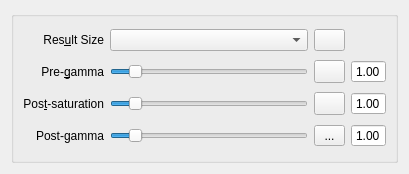
     <widget class="QWidget" name="page">
      <property name="geometry">
       <rect>
        <x>0</x>
        <y>0</y>
        <width>409</width>
        <height>174</height>
       </rect>
      </property>
      <attribute name="label">
       <string>Processing</string>
      </attribute>
      <layout class="QGridLayout" name="gridLayout_4">
       <item row="0" column="0">
        <widget class="QGroupBox" name="pregammaGroup">
         <property name="sizePolicy">
          <sizepolicy hsizetype="MinimumExpanding" vsizetype="Minimum">
           <horstretch>0</horstretch>
           <verstretch>0</verstretch>
          </sizepolicy>
         </property>
         <property name="toolTip">
          <string/>
         </property>
         <property name="whatsThis">
          <string>Here you can apply a gamma correction to the HDR.&lt;br&gt;The gamma correction will applied before tone mapping.</string>
         </property>
         <property name="title">
          <string/>
         </property>
         <layout class="QGridLayout" name="gridLayout_3">
          <item row="0" column="0">
           <widget class="QLabel" name="label">
            <property name="sizePolicy">
             <sizepolicy hsizetype="Minimum" vsizetype="Minimum">
              <horstretch>0</horstretch>
              <verstretch>0</verstretch>
             </sizepolicy>
            </property>
            <property name="text">
             <string>Res&amp;ult Size</string>
            </property>
            <property name="alignment">
             <set>Qt::AlignRight|Qt::AlignTrailing|Qt::AlignVCenter</set>
            </property>
            <property name="wordWrap">
             <bool>true</bool>
            </property>
            <property name="margin">
             <number>1</number>
            </property>
            <property name="buddy">
             <cstring>sizeComboBox</cstring>
            </property>
           </widget>
          </item>
          <item row="0" column="1">
           <widget class="QComboBox" name="sizeComboBox"/>
          </item>
          <item row="0" column="2">
           <widget class="QToolButton" name="addCustomSizeButton">
            <property name="sizePolicy">
             <sizepolicy hsizetype="Minimum" vsizetype="Minimum">
              <horstretch>0</horstretch>
              <verstretch>0</verstretch>
             </sizepolicy>
            </property>
            <property name="minimumSize">
             <size>
              <width>31</width>
              <height>0</height>
             </size>
            </property>
            <property name="maximumSize">
             <size>
              <width>16777215</width>
              <height>16777215</height>
             </size>
            </property>
            <property name="sizeIncrement">
             <size>
              <width>0</width>
              <height>0</height>
             </size>
            </property>
            <property name="cursor">
             <cursorShape>PointingHandCursor</cursorShape>
            </property>
            <property name="toolTip">
             <string>Set Custom Output Size</string>
            </property>
            <property name="whatsThis">
             <string>Clicking this button you will be able to insert a &lt;i&gt;width&lt;/i&gt; value for the size of the resulting LDR image.&lt;br&gt;After pressing Enter (or Return) a height value will be automatically computed and the new size added to the list.</string>
            </property>
            <property name="layoutDirection">
             <enum>Qt::LeftToRight</enum>
            </property>
            <property name="icon">
             <iconset theme="list-add">
              <normaloff>../../../../../.designer/backup</normaloff>../../../../../.designer/backup</iconset>
            </property>
            <property name="iconSize">
             <size>
              <width>10</width>
              <height>10</height>
             </size>
            </property>
           </widget>
          </item>
          <item row="1" column="0">
           <widget class="QLabel" name="pregammaLabel">
            <property name="sizePolicy">
             <sizepolicy hsizetype="Minimum" vsizetype="Minimum">
              <horstretch>0</horstretch>
              <verstretch>0</verstretch>
             </sizepolicy>
            </property>
            <property name="toolTip">
             <string>Gamma applied before tonemapping</string>
            </property>
            <property name="text">
             <string>Pre-&amp;gamma</string>
            </property>
            <property name="alignment">
             <set>Qt::AlignRight|Qt::AlignTrailing|Qt::AlignVCenter</set>
            </property>
            <property name="margin">
             <number>1</number>
            </property>
            <property name="indent">
             <number>-1</number>
            </property>
            <property name="buddy">
             <cstring>pregammaSlider</cstring>
            </property>
           </widget>
          </item>
          <item row="1" column="1">
           <widget class="QSlider" name="pregammaSlider">
            <property name="maximum">
             <number>100</number>
            </property>
            <property name="pageStep">
             <number>1</number>
            </property>
            <property name="value">
             <number>10</number>
            </property>
            <property name="orientation">
             <enum>Qt::Horizontal</enum>
            </property>
           </widget>
          </item>
          <item row="1" column="2">
           <widget class="QToolButton" name="pregammadefault">
            <property name="sizePolicy">
             <sizepolicy hsizetype="Minimum" vsizetype="Minimum">
              <horstretch>0</horstretch>
              <verstretch>0</verstretch>
             </sizepolicy>
            </property>
            <property name="minimumSize">
             <size>
              <width>31</width>
              <height>0</height>
             </size>
            </property>
            <property name="maximumSize">
             <size>
              <width>16777215</width>
              <height>16777215</height>
             </size>
            </property>
            <property name="toolTip">
             <string>&lt;html&gt;&lt;head/&gt;&lt;body&gt;&lt;p&gt;Restore pregamma's default value (1)&lt;/p&gt;&lt;/body&gt;&lt;/html&gt;</string>
            </property>
            <property name="text">
             <string/>
            </property>
            <property name="icon">
             <iconset theme="edit-undo">
              <normaloff>../../../../../.designer/backup</normaloff>../../../../../.designer/backup</iconset>
            </property>
            <property name="iconSize">
             <size>
              <width>10</width>
              <height>10</height>
             </size>
            </property>
           </widget>
          </item>
          <item row="1" column="3">
           <widget class="QDoubleSpinBox" name="pregammadsb">
            <property name="toolTip">
             <string>Gamma applied before tonemapping</string>
            </property>
            <property name="alignment">
             <set>Qt::AlignCenter</set>
            </property>
            <property name="buttonSymbols">
             <enum>QAbstractSpinBox::NoButtons</enum>
            </property>
            <property name="decimals">
             <number>2</number>
            </property>
            <property name="minimum">
             <double>0.100000000000000</double>
            </property>
            <property name="maximum">
             <double>5.000000000000000</double>
            </property>
            <property name="singleStep">
             <double>0.100000000000000</double>
            </property>
            <property name="value">
             <double>1.000000000000000</double>
            </property>
           </widget>
          </item>
          <item row="2" column="0">
           <widget class="QLabel" name="label_10">
            <property name="text">
             <string>Pos&amp;t-saturation</string>
            </property>
            <property name="alignment">
             <set>Qt::AlignRight|Qt::AlignTrailing|Qt::AlignVCenter</set>
            </property>
            <property name="buddy">
             <cstring>postsaturationSlider</cstring>
            </property>
           </widget>
          </item>
          <item row="2" column="1">
           <widget class="QSlider" name="postsaturationSlider">
            <property name="maximum">
             <number>100</number>
            </property>
            <property name="pageStep">
             <number>1</number>
            </property>
            <property name="value">
             <number>10</number>
            </property>
            <property name="orientation">
             <enum>Qt::Horizontal</enum>
            </property>
           </widget>
          </item>
          <item row="2" column="2">
           <widget class="QToolButton" name="postsaturationdefault">
            <property name="sizePolicy">
             <sizepolicy hsizetype="Minimum" vsizetype="Minimum">
              <horstretch>0</horstretch>
              <verstretch>0</verstretch>
             </sizepolicy>
            </property>
            <property name="minimumSize">
             <size>
              <width>31</width>
              <height>0</height>
             </size>
            </property>
            <property name="maximumSize">
             <size>
              <width>16777215</width>
              <height>16777215</height>
             </size>
            </property>
            <property name="toolTip">
             <string>&lt;html&gt;&lt;head/&gt;&lt;body&gt;&lt;p&gt;Restore post-saturation's default value (1)&lt;/p&gt;&lt;/body&gt;&lt;/html&gt;</string>
            </property>
            <property name="text">
             <string notr="true"/>
            </property>
            <property name="icon">
             <iconset theme="edit-undo">
              <normaloff>../../../../../.designer/backup</normaloff>../../../../../.designer/backup</iconset>
            </property>
            <property name="iconSize">
             <size>
              <width>10</width>
              <height>10</height>
             </size>
            </property>
           </widget>
          </item>
          <item row="2" column="3">
           <widget class="QDoubleSpinBox" name="postsaturationdsb">
            <property name="alignment">
             <set>Qt::AlignCenter</set>
            </property>
            <property name="buttonSymbols">
             <enum>QAbstractSpinBox::NoButtons</enum>
            </property>
            <property name="maximum">
             <double>5.000000000000000</double>
            </property>
            <property name="singleStep">
             <double>0.100000000000000</double>
            </property>
            <property name="value">
             <double>1.000000000000000</double>
            </property>
           </widget>
          </item>
          <item row="3" column="0">
           <widget class="QLabel" name="label_12">
            <property name="layoutDirection">
             <enum>Qt::LeftToRight</enum>
            </property>
            <property name="text">
             <string>Post-gamma</string>
            </property>
            <property name="alignment">
             <set>Qt::AlignRight|Qt::AlignTrailing|Qt::AlignVCenter</set>
            </property>
           </widget>
          </item>
          <item row="3" column="1">
           <widget class="QSlider" name="postgammaSlider">
            <property name="maximum">
             <number>100</number>
            </property>
            <property name="pageStep">
             <number>1</number>
            </property>
            <property name="value">
             <number>10</number>
            </property>
            <property name="orientation">
             <enum>Qt::Horizontal</enum>
            </property>
           </widget>
          </item>
          <item row="3" column="2">
           <widget class="QToolButton" name="postgammadefault">
            <property name="minimumSize">
             <size>
              <width>31</width>
              <height>0</height>
             </size>
            </property>
            <property name="toolTip">
             <string>&lt;html&gt;&lt;head/&gt;&lt;body&gt;&lt;p&gt;Restore postgamma's default value (1)&lt;/p&gt;&lt;/body&gt;&lt;/html&gt;</string>
            </property>
            <property name="text">
             <string>...</string>
            </property>
            <property name="icon">
             <iconset theme="edit-undo">
              <normaloff>../../../../../../../..</normaloff>../../../../../../../..</iconset>
            </property>
            <property name="iconSize">
             <size>
              <width>10</width>
              <height>10</height>
             </size>
            </property>
           </widget>
          </item>
          <item row="3" column="3">
           <widget class="QDoubleSpinBox" name="postgammadsb">
            <property name="alignment">
             <set>Qt::AlignCenter</set>
            </property>
            <property name="buttonSymbols">
             <enum>QAbstractSpinBox::NoButtons</enum>
            </property>
            <property name="maximum">
             <double>5.000000000000000</double>
            </property>
            <property name="singleStep">
             <double>0.100000000000000</double>
            </property>
            <property name="value">
             <double>1.000000000000000</double>
            </property>
           </widget>
          </item>
         </layout>
        </widget>
       </item>
      </layout>
     </widget>
